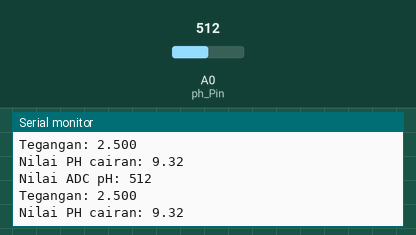
Simulated run of this sketch. Board: Arduino Uno, built with avr-gcc and run on an emulated ATmega328P. Parts: the last lines printed to the serial monitor. The test bench sets the inputs (shaded band); at power-on: A0 (ph_Pin) = 512.

Above: at 1.3 s.
1.4 s: A0 (ph_Pin) set to 716
At 1.83 s:
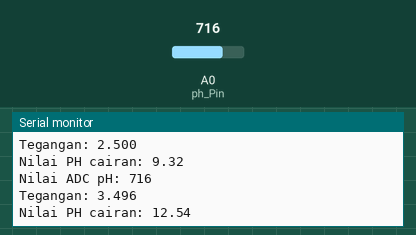
2.9 s: A0 (ph_Pin) set to 900
At 3.33 s:
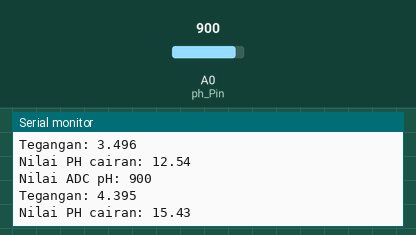
Timing chart, 0 to 5.9 s (numbered marks = the images above; inputs shaded):
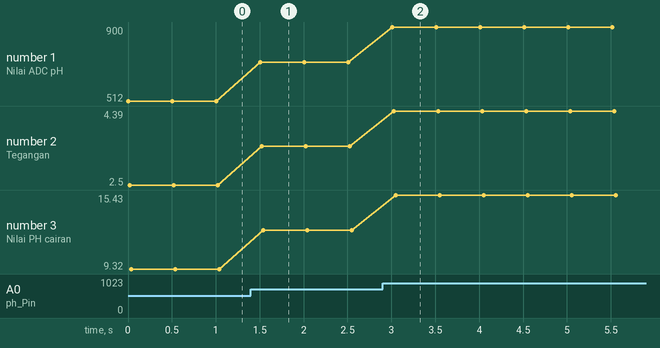

The sketch:

0.2_-_Sensor_PH.ino
```cpp
const int ph_Pin = A0;
float Po = 0;
float pH_step;
int nilai_analog_PH;
double TeganganPH;

// kalibrasi
float PH4 = 0.85;
float PH7 = 1.78;

void setup() {
  // put your setup code here, to run once:
  pinMode(ph_Pin, INPUT);
  Serial.begin(9600);
}

void loop() {
  // put your main code here, to run repeatedly:
  nilai_analog_PH = analogRead(ph_Pin);
  Serial.print("Nilai ADC pH: ");
  Serial.println(nilai_analog_PH);
  TeganganPH = 5 / 1024.0 * nilai_analog_PH;
  Serial.print("Tegangan: ");
  Serial.println(TeganganPH, 3);

  pH_step = (PH4 - PH7 ) / 3;
  Po = 7.00 + ((PH7 - TeganganPH) / pH_step);
  Serial.print("Nilai PH cairan: ");
  Serial.println(Po,2);
  delay(500);

}
```

Measured:
- after the input at 1.4 s, the serial monitor: prints a new line after 0.11 s (image 1)
- after the input at 2.9 s, the serial monitor: prints a new line after 0.11 s (image 2)
- plotted number 1: 512 → 716 after the input at 1.4 s, 716 → 900 after the input at 2.9 s
- plotted number 2: 2.5 → 3.5 after the input at 1.4 s, 3.5 → 4.39 after the input at 2.9 s
- plotted number 3: 9.32 → 12.54 after the input at 1.4 s, 12.54 → 15.43 after the input at 2.9 s
